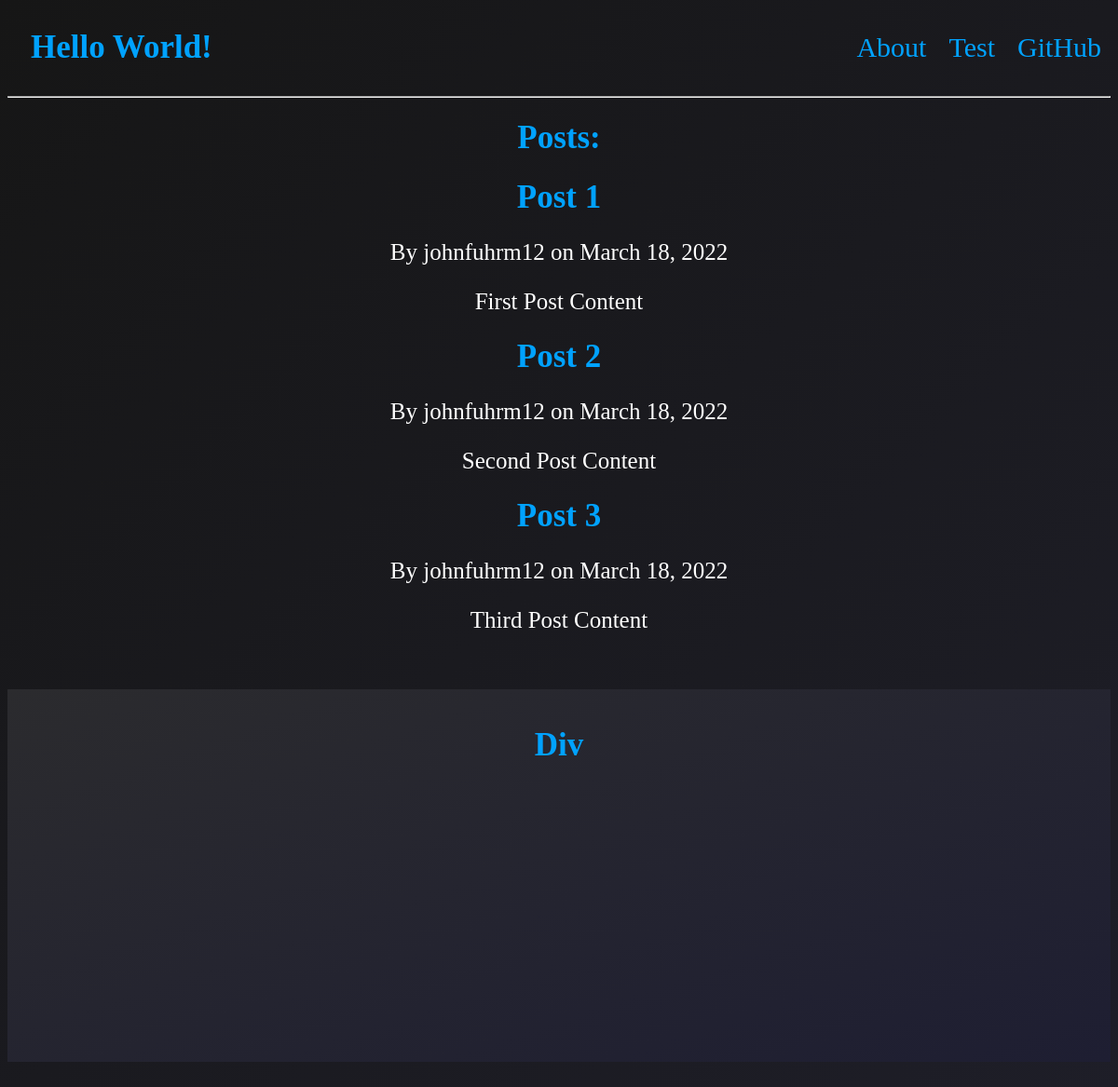
/test, run on the app's committed database.
### hello/models.py (models this page shows, shortened)
class Post(models.Model):
    title = models.CharField(max_length=100)
    content = models.TextField()
    date_posted = models.DateTimeField(auto_now_add=True)
    author = models.ForeignKey(User, on_delete=models.CASCADE)

### hello/views.py (the view)
# urls.py: path('test', views.test)
def test(request):
  context = {
    'posts': Post.objects.all()
  }
  return render(request, 'testpage.html', context)

### hello/templates/testpage.html (shortened to what this page needs)
<html>
    <head>
        <link rel="stylesheet" href="../static/styles.css">
    </head>
    <body>
        <header>
            <a href="http://127.0.0.1:8000/"><h1>Hello World!</h1></a>
            <nav>
                <ul class="nav_links">
                    <li><a href="about">About</a></li>
                    <li><a href="test">Test</a></li>
                    <li><a href="https://github.com/JohnFuhrm12" target="-blank">GitHub</a></li>
                </ul>
            </nav>
        </header>
        <hr>
        <h1>Posts:</h1>
        {% for post in posts %}
            <h1>{{ post.title }}</h1>
            <p>By {{ post.author }} on {{ post.date_posted|date:"F d, Y"}}</p>
            <p>{{ post.content }}</p>
        {% endfor %}
        <div class="div1">
            <h1>Div</h1>
        </div>
    </body>
</html>

### hello/static/styles.css (style rules this page uses)
.div1 { background-image: linear-gradient(to bottom right, rgb(43, 43, 46), rgb(30, 30, 50)); height: 400px; margin-top: 60px; margin-bottom: 60px; }
.div1 h1 { padding-top:40px; }
body { background-image: linear-gradient(to bottom right, rgb(22, 22, 22), rgb(30, 30, 40)); }
h1 { font-size: 35px; text-align: center; color: rgb(0, 162, 255); }
p { text-align: center; font-size: 25px; color: white; }
li, a { font-size: 30px; text-decoration: none; color: rgb(0, 162, 255); }
header { display: flex; justify-content: space-between; align-items: center; padding-left: 25px; }
.nav_links { list_style: none; }
.nav_links li { display: inline-block; padding: 0px 10px; }

### data on the page
Post: title "Post 1", author "johnfuhrm12", date_posted "March 18, 2022", content "First Post Content"
Post: title "Post 2", author "johnfuhrm12", date_posted "March 18, 2022", content "Second Post Content"
Post: title "Post 3", author "johnfuhrm12", date_posted "March 18, 2022", content "Third Post Content"
